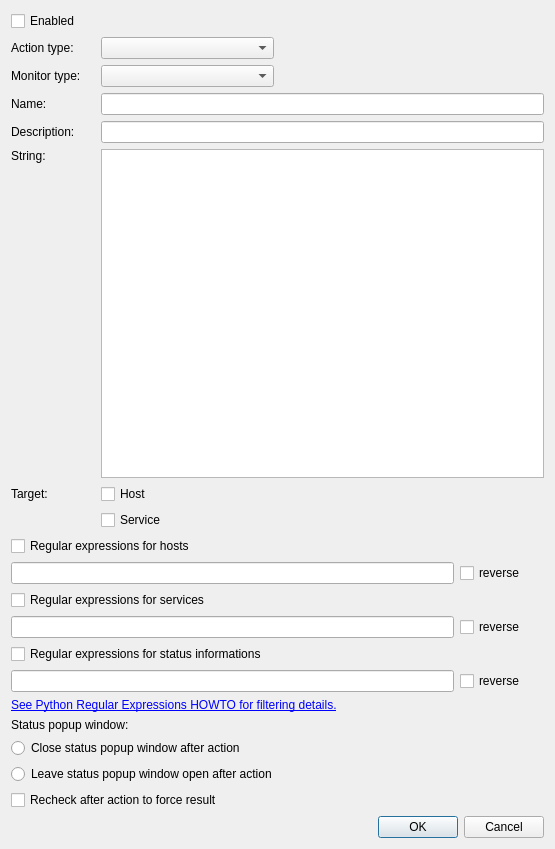
<?xml version="1.0" encoding="UTF-8"?>
<ui version="4.0">
 <class>settings_action</class>
 <widget class="QDialog" name="settings_action">
  <property name="geometry">
   <rect>
    <x>0</x>
    <y>0</y>
    <width>555</width>
    <height>849</height>
   </rect>
  </property>
  <property name="sizePolicy">
   <sizepolicy hsizetype="Minimum" vsizetype="Minimum">
    <horstretch>0</horstretch>
    <verstretch>0</verstretch>
   </sizepolicy>
  </property>
  <property name="windowTitle">
   <string>Dialog</string>
  </property>
  <property name="modal">
   <bool>true</bool>
  </property>
  <layout class="QGridLayout" name="gridLayout">
   <item row="31" column="0" colspan="6">
    <widget class="QRadioButton" name="input_radiobutton_close_popwin">
     <property name="text">
      <string>Close status popup window after action</string>
     </property>
    </widget>
   </item>
   <item row="3" column="0">
    <widget class="QLabel" name="label_monitor_type">
     <property name="sizePolicy">
      <sizepolicy hsizetype="Minimum" vsizetype="Preferred">
       <horstretch>0</horstretch>
       <verstretch>0</verstretch>
      </sizepolicy>
     </property>
     <property name="text">
      <string>Monitor type:</string>
     </property>
    </widget>
   </item>
   <item row="13" column="0">
    <widget class="QLabel" name="label_target">
     <property name="sizePolicy">
      <sizepolicy hsizetype="Minimum" vsizetype="Preferred">
       <horstretch>0</horstretch>
       <verstretch>0</verstretch>
      </sizepolicy>
     </property>
     <property name="text">
      <string>Target:</string>
     </property>
    </widget>
   </item>
   <item row="22" column="5">
    <widget class="QCheckBox" name="input_checkbox_re_host_reverse">
     <property name="text">
      <string>reverse</string>
     </property>
    </widget>
   </item>
   <item row="1" column="0">
    <widget class="QLabel" name="label_action_type">
     <property name="sizePolicy">
      <sizepolicy hsizetype="Minimum" vsizetype="Preferred">
       <horstretch>0</horstretch>
       <verstretch>0</verstretch>
      </sizepolicy>
     </property>
     <property name="text">
      <string>Action type:</string>
     </property>
    </widget>
   </item>
   <item row="26" column="5">
    <widget class="QCheckBox" name="input_checkbox_re_status_information_reverse">
     <property name="text">
      <string>reverse</string>
     </property>
    </widget>
   </item>
   <item row="4" column="0">
    <widget class="QLabel" name="label_name">
     <property name="sizePolicy">
      <sizepolicy hsizetype="Minimum" vsizetype="Preferred">
       <horstretch>0</horstretch>
       <verstretch>0</verstretch>
      </sizepolicy>
     </property>
     <property name="text">
      <string>Name:</string>
     </property>
    </widget>
   </item>
   <item row="24" column="0" colspan="5">
    <widget class="QLineEdit" name="input_lineedit_re_service_pattern"/>
   </item>
   <item row="24" column="5">
    <widget class="QCheckBox" name="input_checkbox_re_service_reverse">
     <property name="text">
      <string>reverse</string>
     </property>
    </widget>
   </item>
   <item row="5" column="1" colspan="5">
    <widget class="QLineEdit" name="input_lineedit_description"/>
   </item>
   <item row="34" column="0" colspan="6">
    <widget class="QDialogButtonBox" name="button_box">
     <property name="orientation">
      <enum>Qt::Horizontal</enum>
     </property>
     <property name="standardButtons">
      <set>QDialogButtonBox::Cancel|QDialogButtonBox::Ok</set>
     </property>
    </widget>
   </item>
   <item row="26" column="0" colspan="5">
    <widget class="QLineEdit" name="input_lineedit_re_status_information_pattern"/>
   </item>
   <item row="6" column="1" colspan="5">
    <widget class="QTextEdit" name="input_textedit_string">
     <property name="sizePolicy">
      <sizepolicy hsizetype="MinimumExpanding" vsizetype="MinimumExpanding">
       <horstretch>0</horstretch>
       <verstretch>0</verstretch>
      </sizepolicy>
     </property>
     <property name="toolTip">
      <string>Available variables for action strings:

$HOST$ - host as in monitor
$SERVICE$ - service as in monitor
$MONITOR$ - monitor address
$MONITOR-CGI$ - monitor CGI address
$ADDRESS$ - address of host, delivered from connection method
$USERNAME$ - username on monitor
$STATUS-INFO$ - status information for host or service
$PASSWORD$ - username's password on monitor
$COMMENT-ACK$ - default acknowledge comment
$COMMENT-DOWN$ - default downtime comment
$COMMENT-SUBMIT$ - default submit check result comment

$TRANSID$ - only useful for Check_MK as _transid=$TRANSID$</string>
     </property>
    </widget>
   </item>
   <item row="13" column="1">
    <widget class="QCheckBox" name="input_checkbox_filter_target_host">
     <property name="text">
      <string>Host</string>
     </property>
    </widget>
   </item>
   <item row="5" column="0">
    <widget class="QLabel" name="label_description">
     <property name="sizePolicy">
      <sizepolicy hsizetype="Minimum" vsizetype="Preferred">
       <horstretch>0</horstretch>
       <verstretch>0</verstretch>
      </sizepolicy>
     </property>
     <property name="text">
      <string>Description:</string>
     </property>
    </widget>
   </item>
   <item row="32" column="0" colspan="6">
    <widget class="QRadioButton" name="input_radiobutton_leave_popwin_open">
     <property name="text">
      <string>Leave status popup window open after action</string>
     </property>
    </widget>
   </item>
   <item row="6" column="0">
    <widget class="QLabel" name="label_string">
     <property name="sizePolicy">
      <sizepolicy hsizetype="Minimum" vsizetype="Preferred">
       <horstretch>0</horstretch>
       <verstretch>0</verstretch>
      </sizepolicy>
     </property>
     <property name="text">
      <string>String:</string>
     </property>
     <property name="alignment">
      <set>Qt::AlignLeading|Qt::AlignLeft|Qt::AlignTop</set>
     </property>
    </widget>
   </item>
   <item row="4" column="1" colspan="5">
    <widget class="QLineEdit" name="input_lineedit_name"/>
   </item>
   <item row="14" column="1">
    <widget class="QCheckBox" name="input_checkbox_filter_target_service">
     <property name="text">
      <string>Service</string>
     </property>
    </widget>
   </item>
   <item row="3" column="1" colspan="2">
    <widget class="QComboBox" name="input_combobox_monitor_type"/>
   </item>
   <item row="1" column="1" colspan="2">
    <widget class="QComboBox" name="input_combobox_type">
     <property name="toolTip">
      <string>Available action types:

Browser:
Use given string as URL, evaluate variables and open it in your default browser, for example a graph page in monitor.

Command:
Execute command as given in string and evaluate variables, for example to open SSH connection.

URL:
Request given URL string in the background, for example to acknowledge a service with one click.
</string>
     </property>
    </widget>
   </item>
   <item row="22" column="0" colspan="5">
    <widget class="QLineEdit" name="input_lineedit_re_host_pattern"/>
   </item>
   <item row="21" column="0" colspan="6">
    <widget class="QCheckBox" name="input_checkbox_re_host_enabled">
     <property name="text">
      <string>Regular expressions for hosts</string>
     </property>
    </widget>
   </item>
   <item row="23" column="0" colspan="6">
    <widget class="QCheckBox" name="input_checkbox_re_service_enabled">
     <property name="text">
      <string>Regular expressions for services</string>
     </property>
    </widget>
   </item>
   <item row="25" column="0" colspan="6">
    <widget class="QCheckBox" name="input_checkbox_re_status_information_enabled">
     <property name="text">
      <string>Regular expressions for status informations</string>
     </property>
    </widget>
   </item>
   <item row="27" column="0" colspan="6">
    <widget class="QLabel" name="label_python_re">
     <property name="text">
      <string>&lt;a href=http://docs.python.org/howto/regex.html&gt;See Python Regular Expressions HOWTO for filtering details.&lt;/a&gt;</string>
     </property>
     <property name="openExternalLinks">
      <bool>true</bool>
     </property>
     <property name="textInteractionFlags">
      <set>Qt::TextBrowserInteraction</set>
     </property>
    </widget>
   </item>
   <item row="29" column="0" colspan="6">
    <widget class="QLabel" name="label_status_popup">
     <property name="text">
      <string>Status popup window:</string>
     </property>
    </widget>
   </item>
   <item row="33" column="0" colspan="6">
    <widget class="QCheckBox" name="input_checkbox_recheck">
     <property name="text">
      <string>Recheck after action to force result</string>
     </property>
    </widget>
   </item>
   <item row="0" column="0" colspan="6">
    <widget class="QCheckBox" name="input_checkbox_enabled">
     <property name="text">
      <string>Enabled</string>
     </property>
    </widget>
   </item>
  </layout>
 </widget>
 <tabstops>
  <tabstop>input_checkbox_enabled</tabstop>
  <tabstop>input_combobox_type</tabstop>
  <tabstop>input_combobox_monitor_type</tabstop>
  <tabstop>input_lineedit_name</tabstop>
  <tabstop>input_lineedit_description</tabstop>
  <tabstop>input_checkbox_filter_target_host</tabstop>
  <tabstop>input_checkbox_filter_target_service</tabstop>
  <tabstop>input_checkbox_re_host_enabled</tabstop>
  <tabstop>input_lineedit_re_host_pattern</tabstop>
  <tabstop>input_checkbox_re_host_reverse</tabstop>
  <tabstop>input_checkbox_re_service_enabled</tabstop>
  <tabstop>input_lineedit_re_service_pattern</tabstop>
  <tabstop>input_checkbox_re_service_reverse</tabstop>
  <tabstop>input_checkbox_re_status_information_enabled</tabstop>
  <tabstop>input_lineedit_re_status_information_pattern</tabstop>
  <tabstop>input_checkbox_re_status_information_reverse</tabstop>
  <tabstop>input_radiobutton_close_popwin</tabstop>
  <tabstop>input_radiobutton_leave_popwin_open</tabstop>
 </tabstops>
 <resources/>
 <connections>
  <connection>
   <sender>button_box</sender>
   <signal>accepted()</signal>
   <receiver>settings_action</receiver>
   <slot>accept()</slot>
   <hints>
    <hint type="sourcelabel">
     <x>248</x>
     <y>254</y>
    </hint>
    <hint type="destinationlabel">
     <x>157</x>
     <y>274</y>
    </hint>
   </hints>
  </connection>
  <connection>
   <sender>button_box</sender>
   <signal>rejected()</signal>
   <receiver>settings_action</receiver>
   <slot>reject()</slot>
   <hints>
    <hint type="sourcelabel">
     <x>316</x>
     <y>260</y>
    </hint>
    <hint type="destinationlabel">
     <x>286</x>
     <y>274</y>
    </hint>
   </hints>
  </connection>
 </connections>
</ui>
